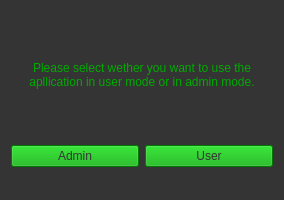
<?xml version="1.0" encoding="UTF-8"?>
<ui version="4.0">
 <class>GUIClass</class>
 <widget class="QMainWindow" name="GUIClass">
  <property name="geometry">
   <rect>
    <x>0</x>
    <y>0</y>
    <width>284</width>
    <height>200</height>
   </rect>
  </property>
  <property name="windowTitle">
   <string>DogShelter</string>
  </property>
  <property name="styleSheet">
   <string notr="true">background-color: rgb(52, 52, 52);</string>
  </property>
  <widget class="QWidget" name="centralWidget">
   <layout class="QVBoxLayout" name="verticalLayout">
    <item>
     <widget class="QLabel" name="label">
      <property name="styleSheet">
       <string notr="true">color: rgb(0, 170, 0);
font: 700 12pt &quot;Cascadia Mono&quot;;</string>
      </property>
      <property name="text">
       <string>Please select wether you want to use the apllication in user mode or in admin mode.</string>
      </property>
      <property name="textFormat">
       <enum>Qt::AutoText</enum>
      </property>
      <property name="scaledContents">
       <bool>false</bool>
      </property>
      <property name="alignment">
       <set>Qt::AlignCenter</set>
      </property>
      <property name="wordWrap">
       <bool>true</bool>
      </property>
     </widget>
    </item>
    <item>
     <layout class="QGridLayout" name="gridLayout">
      <item row="0" column="0">
       <widget class="QPushButton" name="adminBtn">
        <property name="styleSheet">
         <string notr="true">background-color: rgb(0, 170, 0);
font: 700 11pt &quot;Cascadia Mono&quot;;
color: rgb(52, 52, 52);</string>
        </property>
        <property name="text">
         <string>Admin</string>
        </property>
       </widget>
      </item>
      <item row="0" column="1">
       <widget class="QPushButton" name="userBtn">
        <property name="styleSheet">
         <string notr="true">background-color: rgb(0, 170, 0);
font: 700 11pt &quot;Cascadia Mono&quot;;
color: rgb(52, 52, 52);</string>
        </property>
        <property name="text">
         <string>User</string>
        </property>
       </widget>
      </item>
     </layout>
    </item>
   </layout>
  </widget>
  <widget class="QStatusBar" name="statusBar"/>
 </widget>
 <layoutdefault spacing="6" margin="11"/>
 <resources>
  <include location="gui.qrc"/>
 </resources>
 <connections/>
</ui>
